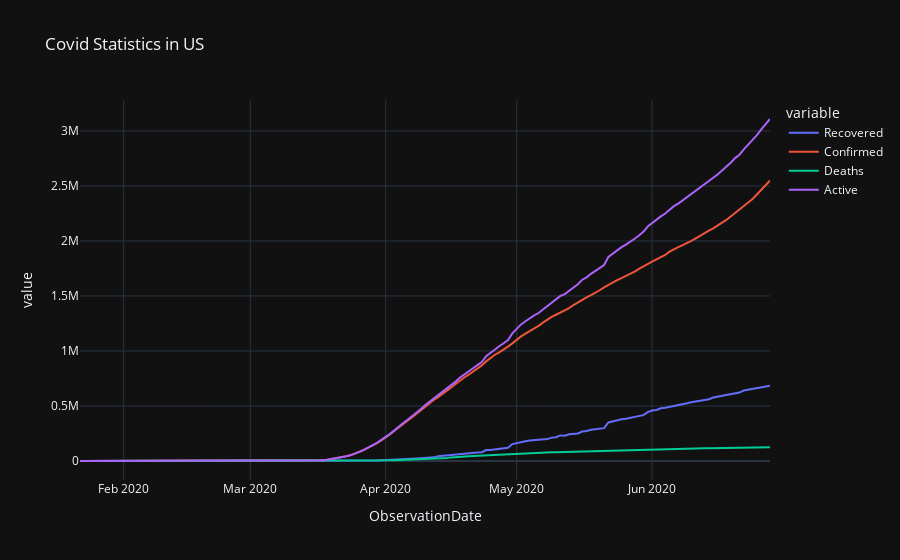

Notebook source saved alongside this figure:
### Markdown cell above
# Lets Compare India, US and rest of the world

### Code cell
us_data = covid_data[covid_data["Country/Region"]=="US"].reset_index()
us_grouped_data = us_data.groupby("ObservationDate")['Recovered', 'Confirmed', 'Deaths','Active'].sum().reset_index()
fig_us = px.line(us_grouped_data,x="ObservationDate",y=['Recovered', 'Confirmed', 'Deaths','Active'],title="Covid Statistics in US")
fig_us.show()

### Figure 1 — Plotly figure (JSON) as saved in the notebook; plotly's stock layout.template omitted (floating-point values rounded to 4 significant figures; data arrays with more than 128 entries replaced by an {"elided": "..."} marker saying what was removed)
{"data": [{"hovertemplate": "variable=Recovered<br>ObservationDate=%{x}<br>value=%{y}<extra></extra>", "legendgroup": "Recovered", "line": {"color": "#636efa", "dash": "solid"}, "mode": "lines", "name": "Recovered", "orientation": "v", "showlegend": true, "type": "scatter", "x": {"elided": "159 str values"}, "xaxis": "x", "y": {"elided": "159 int values"}, "yaxis": "y"}, {"hovertemplate": "variable=Confirmed<br>ObservationDate=%{x}<br>value=%{y}<extra></extra>", "legendgroup": "Confirmed", "line": {"color": "#EF553B", "dash": "solid"}, "mode": "lines", "name": "Confirmed", "orientation": "v", "showlegend": true, "type": "scatter", "x": {"elided": "159 str values"}, "xaxis": "x", "y": {"elided": "159 int values"}, "yaxis": "y"}, {"hovertemplate": "variable=Deaths<br>ObservationDate=%{x}<br>value=%{y}<extra></extra>", "legendgroup": "Deaths", "line": {"color": "#00cc96", "dash": "solid"}, "mode": "lines", "name": "Deaths", "orientation": "v", "showlegend": true, "type": "scatter", "x": {"elided": "159 str values"}, "xaxis": "x", "y": {"elided": "159 int values"}, "yaxis": "y"}, {"hovertemplate": "variable=Active<br>ObservationDate=%{x}<br>value=%{y}<extra></extra>", "legendgroup": "Active", "line": {"color": "#ab63fa", "dash": "solid"}, "mode": "lines", "name": "Active", "orientation": "v", "showlegend": true, "type": "scatter", "x": {"elided": "159 str values"}, "xaxis": "x", "y": {"elided": "159 int values"}, "yaxis": "y"}], "layout": {"legend": {"title": {"text": "variable"}, "tracegroupgap": 0}, "title": {"text": "Covid Statistics in US"}, "xaxis": {"anchor": "y", "domain": [0, 1], "title": {"text": "ObservationDate"}}, "yaxis": {"anchor": "x", "domain": [0, 1], "title": {"text": "value"}}}}
